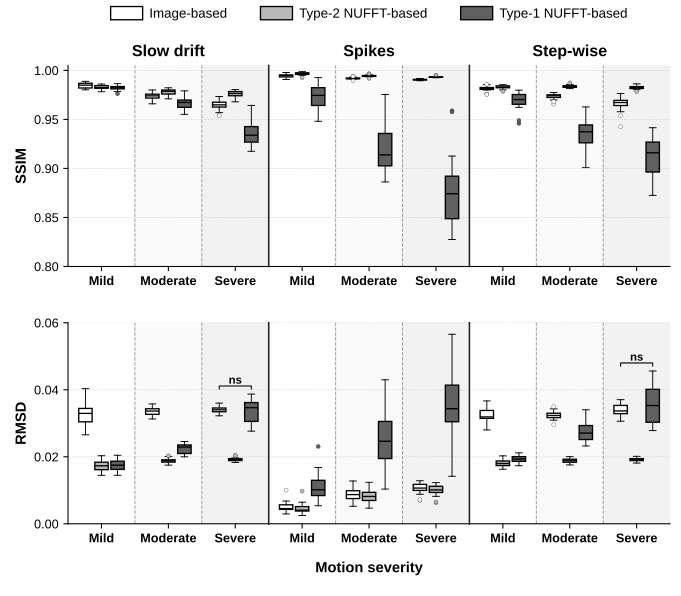

Python code for this plot:
"""Create Figure 9: Quantitative accuracy assessment.

Compare three motion types against analytical ground truth using SSIM and RMSD.

Run: ``python -m manuscript_figures.figure9_ground_truth_accuracy.figure9_phantom_gt_metrics``
"""

from pathlib import Path

import numpy as np
import pandas as pd
from matplotlib.ticker import FormatStrFormatter, MultipleLocator

from experiments.utils.figure_output import configure_figure_output
from manuscript_figures.shared.grouped_boxplots import OFFSETS
from manuscript_figures.shared.metric_grid import (
    MOTIONS,
    SEVERITIES,
    create_metric_figure,
)
from manuscript_figures.shared.style import GRAYS, REPOSITORY_ROOT


HERE = Path(__file__).resolve().parent
OUTPUT_PATH = HERE / "figure9_phantom_gt_metrics.svg"
RESULTS = (REPOSITORY_ROOT / "experiments" / "motion_type_investigation" /
           "results" / "phantom")
# Separate the medium and dark fills more strongly against pale severity bands.
ALGORITHMS = (("Image-based", GRAYS[0]), ("Type 2", GRAYS[1]),
              ("Type 1", GRAYS[2]))
LEGEND_LABELS = ("Image-based", "Type-2 NUFFT-based", "Type-1 NUFFT-based")
MAIN_MOTIONS = MOTIONS[:3]


def load_results():
    paths = (RESULTS / "phantom_GT_metrics.csv",
             RESULTS / "paired_algorithm_tests.csv")
    for path in paths:
        if not path.exists():
            raise FileNotFoundError(f"Missing {path}. Run analyse_phantom_results first.")
    return tuple(pd.read_csv(path) for path in paths)


def format_axis(axis, metric, panel):
    random_jitter = panel.motion_type.iloc[0] == "random_jitter"
    if metric == "SSIM":
        limits, spacing = ((0.70 if random_jitter else 0.80), 1.005), 0.05
    else:
        limits, spacing = (0, (0.085 if random_jitter else 0.06)), 0.02
    axis.set_ylim(*limits)
    axis.tick_params(axis="x", labelsize=9.5)
    axis.yaxis.set_major_locator(MultipleLocator(spacing))
    axis.yaxis.set_major_formatter(FormatStrFormatter("%.2f"))


def add_brackets(axis, data, tests, motion, metric):
    """Mark comparisons that remain non-significant after Holm correction."""
    rows = tests[(tests.motion_type == motion) & (tests.metric == metric) &
                 ~tests.significant]
    algorithms = {name: index for index, (name, _) in enumerate(ALGORITHMS)}
    severities = {name: index for index, (name, _) in enumerate(SEVERITIES)}
    span = np.ptp(axis.get_ylim())

    for result in rows.itertuples():
        left, right = result.comparison.split(" vs ")
        center = severities[result.severity]
        x1 = center + OFFSETS[algorithms[left]]
        x2 = center + OFFSETS[algorithms[right]]
        values = data[(data.motion_type == motion) &
                      (data.severity == result.severity) &
                      (data.metric == metric) & data.algorithm.isin((left, right))].value
        y, height = values.max() + 0.025 * span, 0.015 * span
        axis.plot((x1, x1, x2, x2), (y, y + height, y + height, y),
                  color="black", linewidth=0.8, clip_on=False)
        axis.text((x1 + x2) / 2, y + height, "ns", ha="center", va="bottom",
                  fontsize=8.5, fontweight="bold")


def create_figure(output_path=OUTPUT_PATH, show_samples=False):
    """Render three joined motion columns with approximately square panels."""
    data, tests = load_results()
    return create_metric_figure(
        data, tests, output_path,
        series=ALGORITHMS,
        series_column="algorithm",
        legend_labels=LEGEND_LABELS,
        format_axis=format_axis,
        annotate=add_brackets,
        show_samples=show_samples,
        motions=MAIN_MOTIONS,
    )


if __name__ == "__main__":
    configure_figure_output()
    create_figure()
